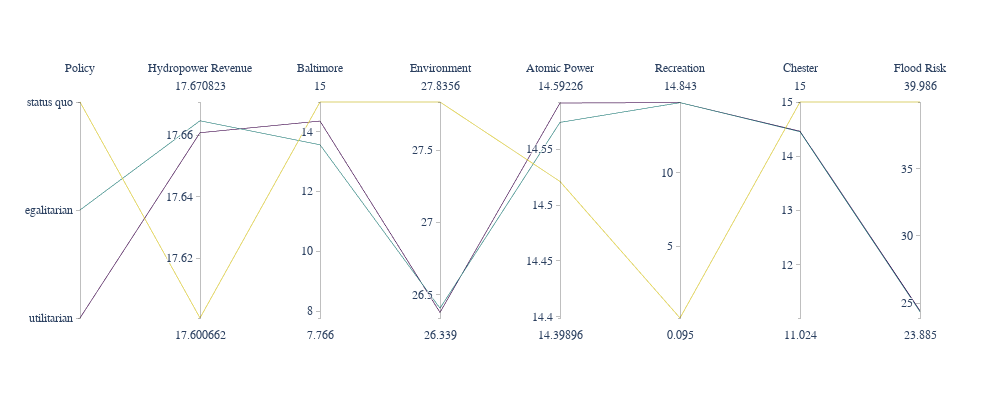

Notebook source saved alongside this figure:
### Code cell
plot_selected_parcoords(selected_payoffs, utilities, f'{utility}/10_baseline_tradeoffs_{utility}')

### Figure 1 — Plotly figure (JSON) as saved in the notebook; plotly's stock layout.template omitted (floating-point values rounded to 4 significant figures)
{"data": [{"dimensions": [{"label": "Policy", "range": [0, 1], "ticktext": ["utilitarian", "egalitarian", "status quo"], "tickvals": [0, 0.5, 1], "values": [0, 0.5, 1]}, {"label": "Hydropower Revenue", "range": [17.6, 17.67], "values": [17.66, 17.66, 17.6]}, {"label": "Baltimore", "range": [7.766, 15], "values": [14.36, 13.57, 15]}, {"label": "Environment", "range": [26.34, 27.84], "values": [26.38, 26.41, 27.84]}, {"label": "Atomic Power", "range": [14.4, 14.59], "values": [14.59, 14.57, 14.52]}, {"label": "Recreation", "range": [0.09464, 14.84], "values": [14.8, 14.8, 0.09464]}, {"label": "Chester", "range": [11.02, 15], "values": [14.46, 14.45, 15]}, {"label": "Flood Risk", "range": [23.89, 39.99], "values": [24.43, 24.34, 39.99]}], "line": {"color": [0, 1, 2], "colorscale": [[0, "#440154"], [0.1111, "#482878"], [0.2222, "#3e4989"], [0.3333, "#31688e"], [0.4444, "#26828e"], [0.5556, "#1f9e89"], [0.6667, "#35b779"], [0.7778, "#6ece58"], [0.8889, "#b5de2b"], [1, "#fde725"]]}, "type": "parcoords"}], "layout": {"font": {"family": "Georgia", "size": 14}, "height": 400, "width": 1000}}
